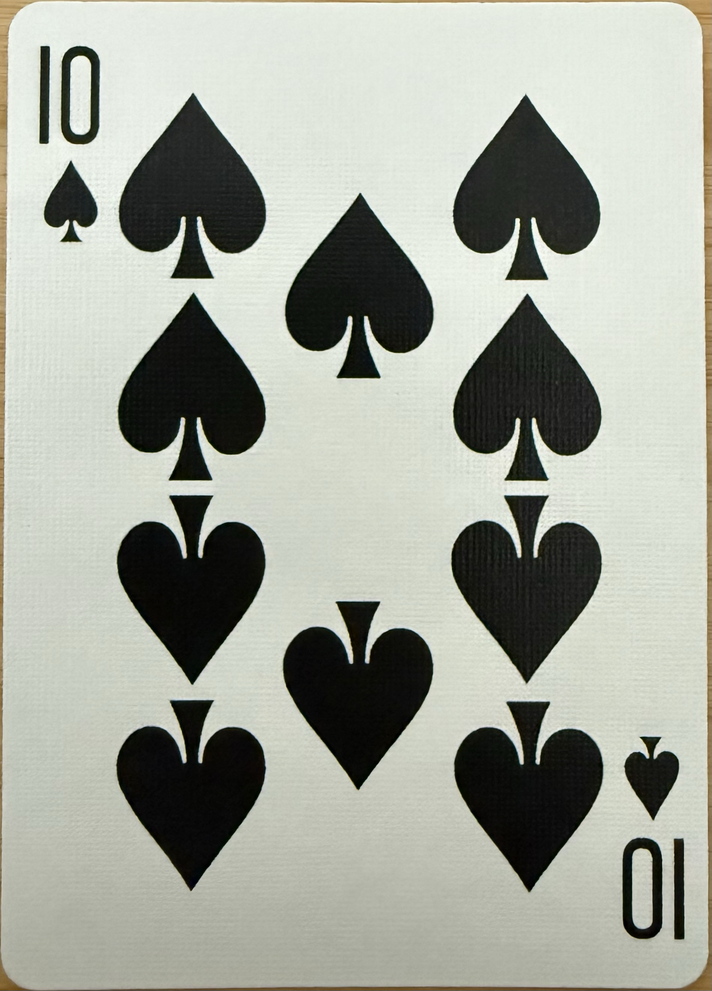
#> input picture scripts/ref_10_spades.png, 712 x 991 px, shrunk from 1901 x 2645 before the run, given in place of ., which was not available
$ python clean_cards.py . --pattern .
#> lines starting #> are read from the running program, lines starting #| are printed output that depends on the picture; after the words box and inside, x2 and y2 are one past the last pixel; in counts of white or black regions, pixels touching at a corner belong together; pictures that were not available may be replaced by others from this repository, and a replacement may not be noted
#!/usr/bin/env python3
"""
Crop AI-generated playing card images to the card frame.

Per image:
    1. Detect the card frame border and crop to it (keeping the frame)
    2. If a frame is not confidently detected, crop to the center object bounds

Usage:
        python scripts/clean_cards.py mage-output/ --output mage-output/cleaned
        python scripts/clean_cards.py mage-output/ --dry-run
"""

import argparse
from collections import deque
import sys
from pathlib import Path

import numpy as np
from PIL import Image


# ---------------------------------------------------------------------------
# Tuning constants
# ---------------------------------------------------------------------------

# White threshold for transparency conversion.
WHITE_THRESHOLD = 245

# Distance-from-white threshold for frameless foreground detection.
FOREGROUND_DELTA = 18


# ---------------------------------------------------------------------------
# Frame detection (for images with visible rectangular border)
# ---------------------------------------------------------------------------


def _is_dark(r, g, b, threshold=128):
    return min(r, g, b) < threshold or (r + g + b) < 600


def find_frame_rect(img):
    """Find the card frame border via pixel-density scanning.

    Returns (left, top, right, bottom) if confidently found, else None.
    """
    width, height = img.size
    pixels = img.load()
    step = 2

    cx_start, cx_end = width // 5, width * 4 // 5
    cy_start, cy_end = height // 5, height * 4 // 5
    cx_total = len(range(cx_start, cx_end, step))
    cy_total = len(range(cy_start, cy_end, step))

    def row_density(y):
        dark = sum(
            1 for x in range(cx_start, cx_end, step) if _is_dark(*pixels[x, y][:3])
        )
        return dark / cx_total

    def col_density(x):
        dark = sum(
            1 for y in range(cy_start, cy_end, step) if _is_dark(*pixels[x, y][:3])
        )
        return dark / cy_total

    skip = 5

    def _scan(scan_range, density_fn, threshold):
        for i in scan_range:
            if density_fn(i) > threshold:
                return i
        return None

    top = _scan(range(skip, height // 3), row_density, 0.9)
    bottom = _scan(range(height - 1 - skip, height * 2 // 3, -1), row_density, 0.9)
    left = _scan(range(skip, width // 3), col_density, 0.9)
    right = _scan(range(width - 1 - skip, width * 2 // 3, -1), col_density, 0.9)

    # Fallback with lower threshold
    if any(v is None for v in [top, bottom, left, right]):
        if top is None:
            top = _scan(range(skip, height // 3), row_density, 0.7)
        if bottom is None:
            bottom = _scan(
                range(height - 1 - skip, height * 2 // 3, -1), row_density, 0.7
            )
        if left is None:
            left = _scan(range(skip, width // 3), col_density, 0.7)
        if right is None:
            right = _scan(range(width - 1 - skip, width * 2 // 3, -1), col_density, 0.7)

    if top is None or bottom is None or left is None or right is None:
        return None

    # Expand outward to find outer edge of border
    if top is not None:
        for y in range(top, max(0, top - 30), -1):
            if row_density(y) < 0.5:
                top = y + 1
                break
    if bottom is not None:
        for y in range(bottom, min(height - 1, bottom + 30)):
            if row_density(y) < 0.5:
                bottom = y - 1
                break
    if left is not None:
        for x in range(left, max(0, left - 30), -1):
            if col_density(x) < 0.5:
                left = x + 1
                break
    if right is not None:
        for x in range(right, min(width - 1, right + 30)):
            if col_density(x) < 0.5:
                right = x - 1
                break

    # Symmetry sanity check
    min_margin = 30
    mt, mb = top, height - 1 - bottom
    ml, mr = left, width - 1 - right
    if ml < min_margin and mr > min_margin * 2:
        left = width - 1 - right
    elif mr < min_margin and ml > min_margin * 2:
        right = width - 1 - left
    if mt < min_margin and mb > min_margin * 2:
        top = height - 1 - bottom
    elif mb < min_margin and mt > min_margin * 2:
        bottom = height - 1 - top

    if right <= left or bottom <= top:
        return None

    frame_w = right - left + 1
    frame_h = bottom - top + 1
    if frame_w < width * 0.45 or frame_h < height * 0.45:
        return None

    # Border confidence check: all four edges should still look dark-heavy.
    if (
        row_density(top) < 0.55
        or row_density(bottom) < 0.55
        or col_density(left) < 0.55
        or col_density(right) < 0.55
    ):
        return None

    return left, top, right, bottom


# ---------------------------------------------------------------------------
# Center-object fallback detection
# ---------------------------------------------------------------------------


def find_center_object_bounds(img, threshold=WHITE_THRESHOLD, pad=2):
    """Find the central foreground object bounds as fallback crop.

    Returns PIL-style crop box (left, top, right, bottom).
    """
    arr = np.array(img.convert("RGB"), dtype=np.int16)
    h, w, _ = arr.shape

    # Treat anything meaningfully darker or more colorful than white as foreground.
    distance_from_white = 255 - arr.min(axis=2)
    channel_spread = arr.max(axis=2) - arr.min(axis=2)
    mask = (distance_from_white >= FOREGROUND_DELTA) | (
        (distance_from_white >= FOREGROUND_DELTA // 2) & (channel_spread >= 10)
    )

    ys, xs = np.where(mask)
    if len(xs) == 0 or len(ys) == 0:
        gray = np.array(img.convert("L"))
        ys, xs = np.where(gray < threshold)
        if len(xs) == 0 or len(ys) == 0:
            return 0, 0, w, h
        left = max(0, int(xs.min()) - pad)
        top = max(0, int(ys.min()) - pad)
        right = min(w, int(xs.max()) + 1 + pad)
        bottom = min(h, int(ys.max()) + 1 + pad)
        return left, top, right, bottom

    center_x = w / 2
    center_y = h / 2
    inner_left = w * 0.18
    inner_right = w * 0.82
    inner_top = h * 0.14
    inner_bottom = h * 0.86
    min_area = max(12, int(w * h * 0.00015))
    large_area = max(40, int(w * h * 0.0025))

    visited = np.zeros((h, w), dtype=bool)
    kept_components = []

    for start_y, start_x in zip(ys.tolist(), xs.tolist()):
        if visited[start_y, start_x]:
            continue

        queue = deque([(start_x, start_y)])
        visited[start_y, start_x] = True
        component_pixels = []
        min_x = max_x = start_x
        min_y = max_y = start_y
        touches_edge = (
            start_x == 0 or start_x == w - 1 or start_y == 0 or start_y == h - 1
        )

        while queue:
            x, y = queue.popleft()
            component_pixels.append((x, y))
            min_x = min(min_x, x)
            max_x = max(max_x, x)
            min_y = min(min_y, y)
            max_y = max(max_y, y)
            if x == 0 or x == w - 1 or y == 0 or y == h - 1:
                touches_edge = True
            for dx, dy in [(-1, 0), (1, 0), (0, -1), (0, 1)]:
                nx, ny = x + dx, y + dy
                if 0 <= nx < w and 0 <= ny < h and mask[ny, nx] and not visited[ny, nx]:
                    visited[ny, nx] = True
                    queue.append((nx, ny))

        area = len(component_pixels)
        if area < min_area:
            continue
        if touches_edge and area < large_area:
            continue

        center_component_x = (min_x + max_x) / 2
        center_component_y = (min_y + max_y) / 2
        intersects_inner = not (
            max_x < inner_left
            or min_x > inner_right
            or max_y < inner_top
            or min_y > inner_bottom
        )
        near_center = (
            abs(center_component_x - center_x) <= w * 0.22
            and abs(center_component_y - center_y) <= h * 0.28
        )

        if intersects_inner or near_center or area >= large_area:
            kept_components.append(component_pixels)

    if not kept_components:
        left = max(0, int(xs.min()) - pad)
        top = max(0, int(ys.min()) - pad)
        right = min(w, int(xs.max()) + 1 + pad)
        bottom = min(h, int(ys.max()) + 1 + pad)
        return left, top, right, bottom

    filtered_mask = np.zeros((h, w), dtype=bool)
    for component in kept_components:
        for x, y in component:
            filtered_mask[y, x] = True

    row_counts = filtered_mask.sum(axis=1)
    col_counts = filtered_mask.sum(axis=0)
    row_threshold = max(2, int(w * 0.006))
    col_threshold = max(2, int(h * 0.006))

    active_rows = np.where(row_counts >= row_threshold)[0]
    active_cols = np.where(col_counts >= col_threshold)[0]

    if len(active_rows) == 0 or len(active_cols) == 0:
        active_y, active_x = np.where(filtered_mask)
        if len(active_x) == 0 or len(active_y) == 0:
            return 0, 0, w, h
        left = max(0, int(active_x.min()) - pad)
        top = max(0, int(active_y.min()) - pad)
        right = min(w, int(active_x.max()) + 1 + pad)
        bottom = min(h, int(active_y.max()) + 1 + pad)
        return left, top, right, bottom

    left = max(0, int(active_cols[0]) - pad)
    top = max(0, int(active_rows[0]) - pad)
    right = min(w, int(active_cols[-1]) + 1 + pad)
    bottom = min(h, int(active_rows[-1]) + 1 + pad)
    return left, top, right, bottom


def make_white_transparent(img, threshold=WHITE_THRESHOLD):
    """Convert white and near-white pixels to transparent."""
    rgba = img.convert("RGBA")
    arr = np.array(rgba)
    white = (
        (arr[:, :, 0] >= threshold)
        & (arr[:, :, 1] >= threshold)
        & (arr[:, :, 2] >= threshold)
    )
    arr[white, 3] = 0
    return Image.fromarray(arr)


# ---------------------------------------------------------------------------
# Single-card processing pipeline
# ---------------------------------------------------------------------------


def process_card(filepath, dry_run=False):
    """Crop to frame if found, otherwise crop to center object bounds."""
    img = Image.open(filepath).convert("RGB")
    frame_rect = find_frame_rect(img)
    w, h = img.size

    if dry_run:
        print(f"  [DRY RUN] Would process {Path(filepath).name}")
        return None

    if frame_rect is not None:
        left, top, right, bottom = frame_rect
        print(f"  Frame crop: ({left}, {top}) -> ({right}, {bottom})")
        print(
            f"  Image: {w}x{h}, margins: T={top} B={h-bottom-1} L={left} R={w-right-1}"
        )
        cropped = img.crop((left, top, right + 1, bottom + 1))
        return make_white_transparent(cropped)

    left, top, right, bottom = find_center_object_bounds(img)
    print(f"  Fallback center-object crop: ({left}, {top}) -> ({right-1}, {bottom-1})")
    cropped = img.crop((left, top, right, bottom))
    return make_white_transparent(cropped)


# ---------------------------------------------------------------------------
# CLI
# ---------------------------------------------------------------------------


def main():
    parser = argparse.ArgumentParser(
        description="Crop AI-generated card images to frame (or center object fallback)",
        formatter_class=argparse.RawDescriptionHelpFormatter,
        epilog=__doc__,
    )
    parser.add_argument("path", help="Path to a card image or directory of images")
    parser.add_argument(
        "--output",
        default=None,
        help="Output directory for cropped PNGs (default: save alongside source)",
    )
    parser.add_argument("--dry-run", action="store_true", help="Preview without saving")
    parser.add_argument(
        "--pattern",
        default="*.jpg",
        help="Glob pattern for directory mode (default: *.jpg)",
    )
    args = parser.parse_args()

    target = Path(args.path)
    if not target.exists():
        print(f"Error: {target} not found")
        sys.exit(1)

    out_dir = None
    if args.output:
        out_dir = Path(args.output)
        out_dir.mkdir(parents=True, exist_ok=True)

    # Single file mode
    if target.is_file():
        print(f"[1/1] {target}")
        result = process_card(target, dry_run=args.dry_run)
        if result is not None:
            stem = target.stem
            out_path = (
                (out_dir / f"{stem}.png") if out_dir else target.with_suffix(".png")
            )
            result.save(out_path, "PNG", optimize=True)
            print(f"  Saved: {out_path}")
        return

    # Directory mode — process all matching files and preserve source stems.
    files = sorted(target.rglob(args.pattern))
    if not files:
        print(f"No {args.pattern} files found in {target}")
        sys.exit(1)

    print(f"Processing {len(files)} file(s) from {target}")
    if out_dir:
        print(f"Output: {out_dir}")

    for i, f in enumerate(files, 1):
        print(f"\n[{i}/{len(files)}] {f}")

        try:
            result = process_card(f, dry_run=args.dry_run)
#> in process_card, img is the input picture: PIL image 712x991 RGB; mean R, G, B 163.1, 166.5, 156.1
#> the loop in _scan, `for i in scan_range:` made 1 pass
#> in find_frame_rect, `bottom = _scan(range(height - 1 - skip, height * 2 // 3, -1), row_dens..`: bottom = 985
#> the loop in _scan, `for i in scan_range:` made 182 passes
#> in find_frame_rect, `left = _scan(range(skip, width // 3), col_density, 0.9)`: left = 186
#> the loop in _scan, `for i in scan_range:` made 176 passes
#> in find_frame_rect, `right = _scan(range(width - 1 - skip, width * 2 // 3, -1), col_density..`: right = 531
#> in find_center_object_bounds, `distance_from_white = 255 - arr.min(axis=2)`:
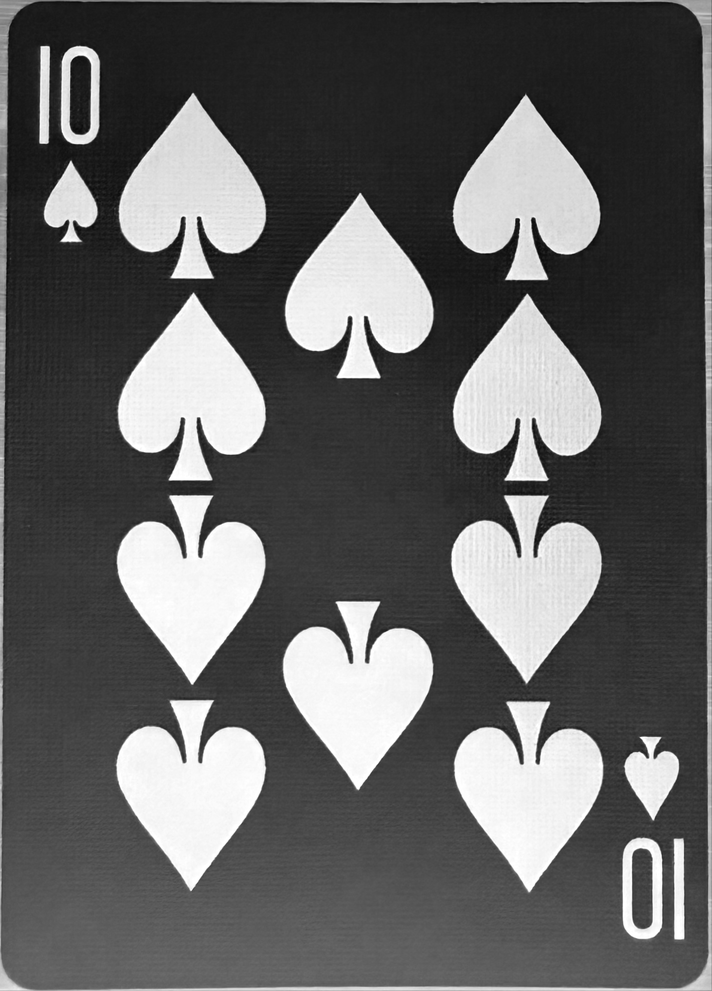
#> distance_from_white: shape (991, 712) int16; min 7, max 255, mean 99.2
#> in find_center_object_bounds, `channel_spread = arr.max(axis=2) - arr.min(axis=2)`:
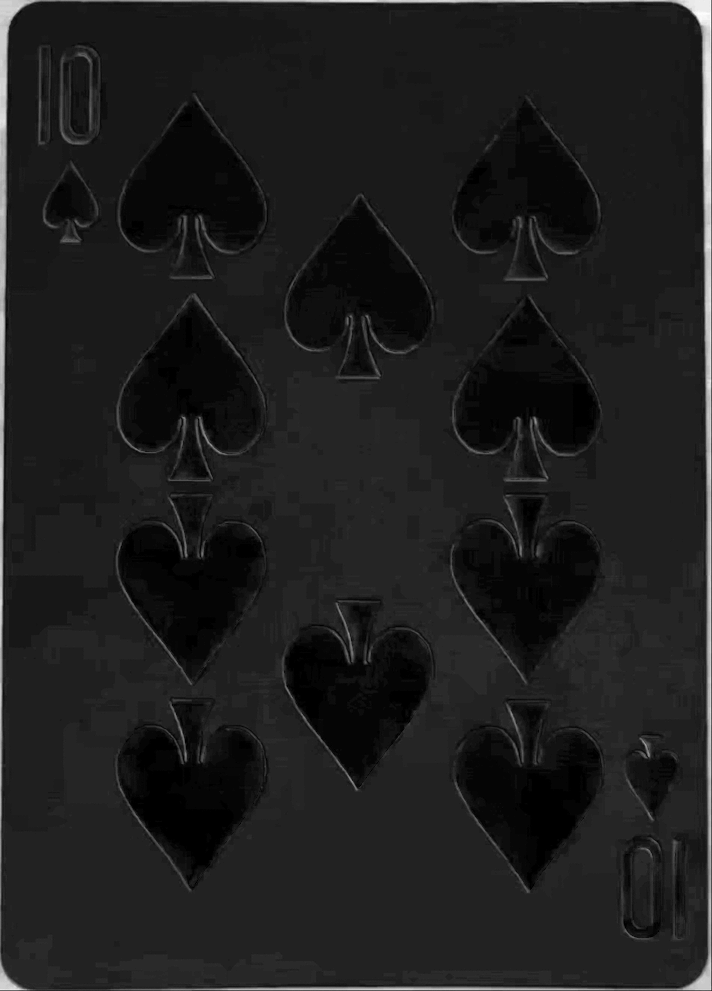
#> channel_spread: shape (991, 712) int16; min 0, max 96, mean 11.3; drawn with min black and max white
#> in find_center_object_bounds, `mask = (distance_from_white >= FOREGROUND_DELTA) | ( (distance_from_wh..`:
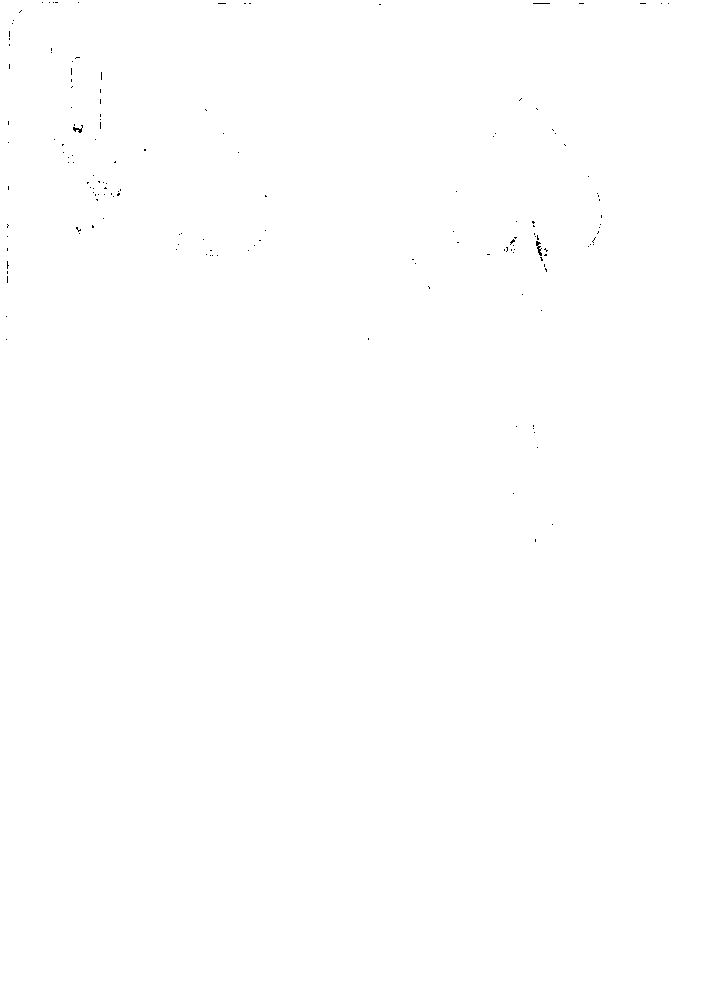
#> mask: shape (991, 712) bool; 99.9% white; black in thin lines or dots, all inside (x1, y1, x2, y2) = (6, 2, 669, 542)
#> the loop in find_center_object_bounds, `for start_y, start_x in zip(ys.tolist(), xs.tolist()):` made 705120 passes
#> (area, center_component_x, center_component_y) on pass 1: (705120, 355.5, 495)
#> after the loop in find_center_object_bounds, `for start_y, start_x in zip(ys.tolist(), xs.tolist()):`: kept_components = 1 item
#> the loop in find_center_object_bounds, `for component in kept_components:` made 1 pass
#> in find_center_object_bounds, `row_counts = filtered_mask.sum(axis=1)`: row_counts = 991 values, max 712 at index 0, min 670 at index 3, mean 711.5
#> in find_center_object_bounds, `col_counts = filtered_mask.sum(axis=0)`: col_counts = 712 values, max 991 at index 0, min 966 at index 7, mean 990.3
#> in find_center_object_bounds, `active_rows = np.where(row_counts >= row_threshold)[0]`: active_rows = 991 values from 0 to 990
#> in find_center_object_bounds, `active_cols = np.where(col_counts >= col_threshold)[0]`: active_cols = 712 values from 0 to 711
#> in find_center_object_bounds, `left = max(0, int(active_cols[0]) - pad)`: left = 0
#> in find_center_object_bounds, `right = min(w, int(active_cols[-1]) + 1 + pad)`: right = 712
#> in find_center_object_bounds, `bottom = min(h, int(active_rows[-1]) + 1 + pad)`: bottom = 991
#> in process_card, `left, top, right, bottom = find_center_object_bounds(img)`: left = 0; right = 712; bottom = 991
#|   Fallback center-object crop: (0, 0) -> (711, 990)
#> in make_white_transparent, `white = ( (arr[:, :, 0] >= threshold) & (arr[:, :, 1] >= threshold) & ..`:
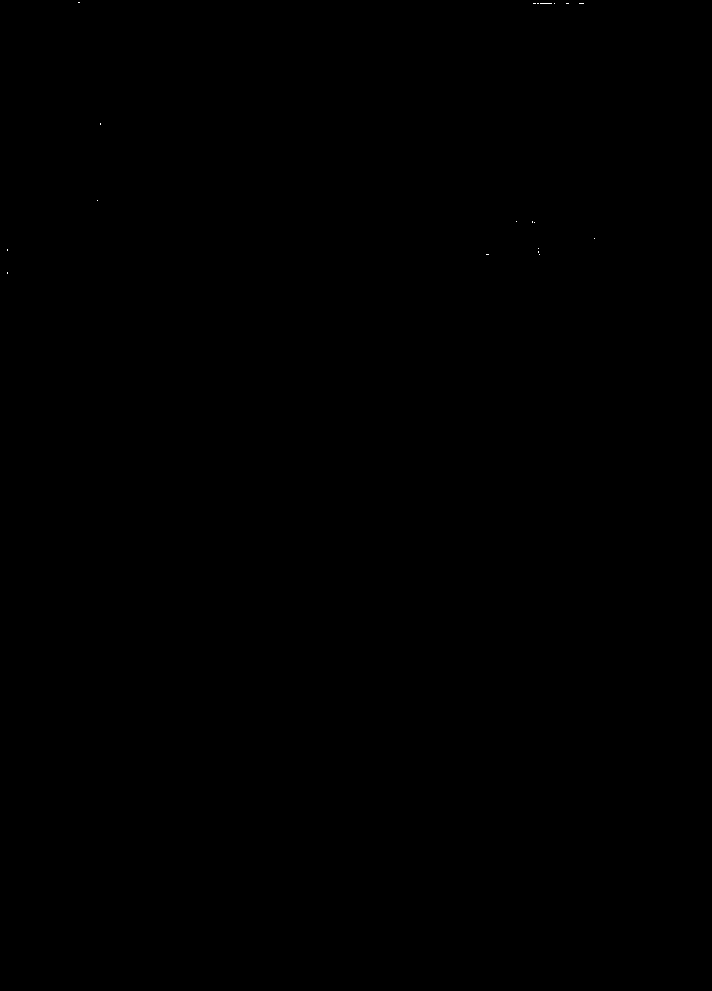
#> white: shape (991, 712) bool; 0.01% white in thin lines or dots, all inside (x1, y1, x2, y2) = (7, 2, 595, 274)
#> in make_white_transparent, `arr[white, 3] = 0`: arr: shape (991, 712, 4); mean R, G, B, A 163.1, 166.5, 156.1, 255
            if result is not None:
                out_path = (
                    (out_dir / f"{f.stem}.png") if out_dir else f.with_suffix(".png")
                )
                result.save(out_path, "PNG", optimize=True)
                print(f"  Saved: {out_path}")
        except Exception as e:
            print(f"  ERROR: {e}")

    print(f"\nDone. Processed {len(files)} file(s).")


if __name__ == "__main__":
    main()
